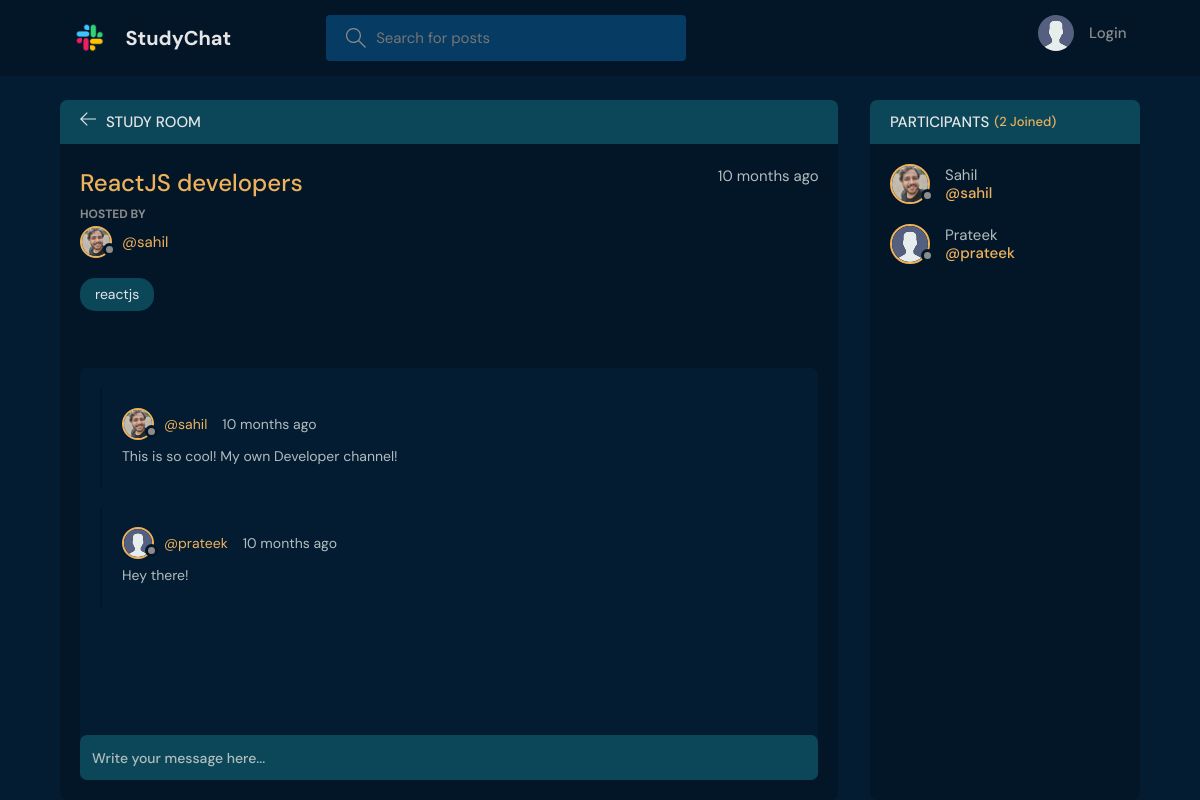
The page /room/23/ on the database its author committed.
### base/models.py (models this page shows, shortened)
class Room(models.Model):
    host = models.ForeignKey(User, on_delete=models.SET_NULL, null=True)
    topic = models.ForeignKey(Topic, on_delete=models.SET_NULL, null=True)
    name = models.CharField(max_length=200)
    description = models.TextField(null=True, blank=True)
    participants = models.ManyToManyField(
        User, related_name='participants', blank=True)
    updated = models.DateTimeField(auto_now=True)
    created = models.DateTimeField(auto_now_add=True)
    class Meta:
        ordering = ['-updated', '-created']

class User(AbstractUser):
    name = models.CharField(max_length=200, null=True)
    email = models.EmailField(unique=True, null=True)
    bio = models.TextField(null=True)
    username = models.CharField(max_length=24, unique=True)
    avatar = models.ImageField(null=True, default="avatar.svg")
    USERNAME_FIELD = 'email'
    REQUIRED_FIELDS = ['username']

class Topic(models.Model):
    name = models.CharField(max_length=200)
    def __str__(self):
        return self.name

class Message(models.Model):
    user = models.ForeignKey(User, on_delete=models.CASCADE)
    room = models.ForeignKey(Room, on_delete=models.CASCADE)
    body = models.TextField()
    updated = models.DateTimeField(auto_now=True)
    created = models.DateTimeField(auto_now_add=True)
    class Meta:
        ordering = ['-updated', '-created']

### base/views.py (the view, shortened to what this page needs)
# urls.py: path('room/<str:pk>/', views.room, name="room"),
def room(request, pk):
    room = Room.objects.get(id=pk)
    room_messages = room.message_set.all().order_by('created')
    participants = room.participants.all()
    context = {'room': room, 'room_messages': room_messages,
               'participants': participants}
    return render(request, 'base/room.html', context)

### base/templates/base/room.html (shortened to what this page needs)
{% extends 'main.html' %}
{% block content %}
<main class="profile-page layout layout--2">
  <div class="container">
    <div class="room">
      <div class="room__top">
        <div class="room__topLeft">
          <a href="{% url 'home' %}">
            <svg version="1.1" xmlns="http://www.w3.org/2000/svg" width="32" height="32" viewBox="0 0 32 32">
              <title>arrow-left</title>
              <path
                d="M13.723 2.286l-13.723 13.714 13.719 13.714 1.616-1.611-10.96-10.96h27.625v-2.286h-27.625l10.965-10.965-1.616-1.607z">
              </path>
            </svg>
          </a>
          <h3>Study Room</h3>
        </div>
      </div>
      <div class="room__box scroll">
        <div class="room__header scroll">
          <div class="room__info">
            <h3>{{room.name}}</h3>
            <span>{{room.created|timesince}} ago</span>
          </div>
          <div class="room__hosted">
            <p>Hosted By</p>
            <a href="{% url 'user-profile' room.host.id %}" class="room__author">
              <div class="avatar avatar--small">
                <img src="{{room.host.avatar.url}}" />
              </div>
              <span>@{{room.host.username}}</span>
            </a>
          </div>
          <span class="room__topics">{{room.topic}}</span>
        </div>
        <div class="room__conversation">
          <div class="threads scroll">
            {% for message in room_messages %}
            <div class="thread">
              <div class="thread__top">
                <div class="thread__author">
                  <a href="{% url 'user-profile' message.user.id %}" class="thread__authorInfo">
                    <div class="avatar avatar--small">
                      <img src="{{message.user.avatar.url}}" />
                    </div>
                    <span>@{{message.user.username}}</span>
                  </a>
                  <span class="thread__date">{{message.created|timesince}} ago</span>
                </div>
              </div>
              <div class="thread__details">
                {{message.body}}
              </div>
            </div>
            {% endfor %}
          </div>
        </div>
      </div>
      <div class="room__message">
        <form action="" method="POST">
          <input name="body" placeholder="Write your message here..." />
        </form>
      </div>
    </div>
    <div class="participants">
      <h3 class="participants__top">Participants <span>({{participants.count}} Joined)</span></h3>
      <div class="participants__list scroll">
        {% for user in participants %}
        <a href="{%  url 'user-profile' user.id %}" class="participant">
          <div class="avatar avatar--medium">
            <img src="{{user.avatar.url}}" />
          </div>
          <p>
            {{user.name}}
            <span>@{{user.username}}</span>
          </p>
        </a>
        {% endfor %}
      </div>
    </div>
  </div>
</main>
{% endblock content %}

### rows shown on the page
Room: name "ReactJS developers", created "10 months", host.avatar (picture), host.username "sahil", topic "reactjs"
Message: user.avatar (picture), user.username "sahil", created "10 months", body "This is so cool! My own Developer channel!"
Message: user.avatar (placeholder picture), user.username "prateek", created "10 months", body "Hey there!"
User: avatar (picture), name "Sahil", username "sahil"
User: avatar (placeholder picture), name "Prateek", username "prateek"

### other values the page prints
{{ participants.count }} "2"
